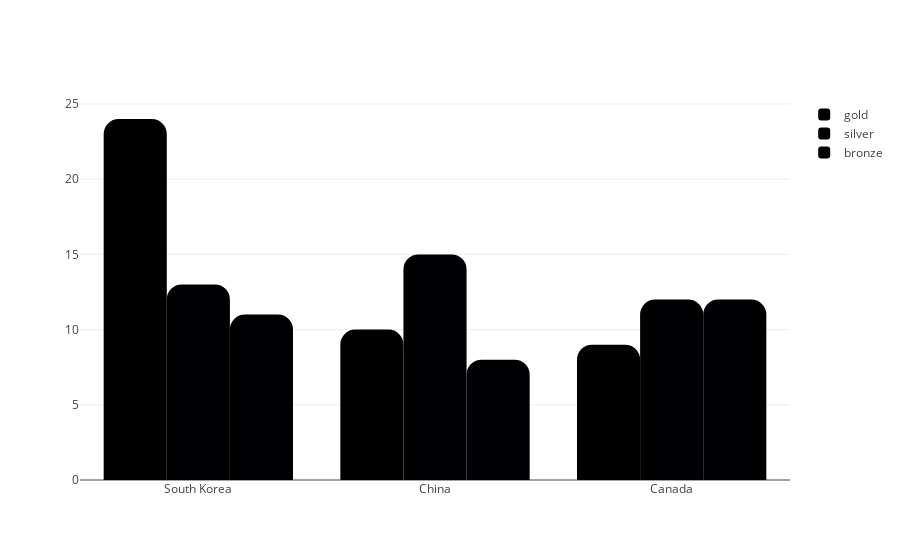

Write notebook code for a chart like this one.
### Code cell
fig = go.Figure()

# Iterar sobre as colunas do DataFrame
for col in ['gold', 'silver', 'bronze']:
    fig.add_trace(go.Bar(x=df_teste.nation, y=df_teste[col], name=col))

fig.update_layout(barcornerradius=15)
fig.show()

### Figure 1 — Plotly figure (JSON) as saved in the notebook; plotly's stock layout.template omitted (floating-point values rounded to 4 significant figures)
{"data": [{"name": "gold", "type": "bar", "x": ["South Korea", "China", "Canada"], "y": [24, 10, 9]}, {"name": "silver", "type": "bar", "x": ["South Korea", "China", "Canada"], "y": [13, 15, 12]}, {"name": "bronze", "type": "bar", "x": ["South Korea", "China", "Canada"], "y": [11, 8, 12]}], "layout": {"barcornerradius": 15}}
